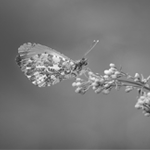
#> input picture HW 1/assets/img1.tif, 150 x 150 px
$ jupyter execute --allow-errors Untitled.ipynb
#> lines starting #> are read from the running program, lines starting #| are printed output that depends on the picture; after the words box and inside, x2 and y2 are one past the last pixel; in counts of white or black regions, pixels touching at a corner belong together
# HW1
## Ali Babaloo - 9823012

### Question 1

[cell 1]
import os
import numpy as np
import cv2 as cv
import matplotlib.pyplot as plt
from math import sqrt

[cell 2]
def contrast_scratching(pic, func):
    new_image = np.zeros(pic.shape, pic.dtype)

    if func == "first":
        for x in range(pic.shape[0]):
            for y in range(pic.shape[1]):
                for z in range(pic.shape[2]):
                    new_image[x,y,z] = np.clip(pic[x,y,z] * -1 + 1, 0, 1)
        return new_image * 255

    elif func == "second":
        for x in range(pic.shape[0]):
            for y in range(pic.shape[1]):
                for z in range(pic.shape[2]):
                    if pic[x,y,z] >= 0.2 and pic[x,y,z] <= 0.55:
                        new_image[x,y,z] = np.clip(0, 0, 1)
                    else:
                        new_image[x,y,z] = np.clip(pic[x,y,z], 0, 1)
        return new_image * 255

    elif func == "third":
        for x in range(pic.shape[0]):
            for y in range(pic.shape[1]):
                for z in range(pic.shape[2]):
                    if pic[x,y,z] >= 0.4 and pic[x,y,z] <= 0.55:
                        new_image[x,y,z] = np.clip(pic[x,y,z], 0, 1)
                    elif pic[x,y,z] > 0.55:
                        new_image[x,y,z] = np.clip(1, 0, 1)
                    elif pic[x,y,z] < 0.4:
                        new_image[x,y,z] = np.clip(0, 0, 1)
        return new_image * 255

    elif func == "forth":
        for x in range(pic.shape[0]):
            for y in range(pic.shape[1]):
                for z in range(pic.shape[2]):
                    if pic[x,y,z] >= 0.2 and pic[x,y,z] <= 0.55:
                        new_image[x,y,z] = np.clip(0.3, 0, 1)
                    elif pic[x,y,z] > 0.55:
                        new_image[x,y,z] = np.clip(pic[x,y,z] * 8/9 + 1/9, 0, 1)
                    elif pic[x,y,z] < 0.2:
                        new_image[x,y,z] = np.clip(pic[x,y,z] * 1.5, 0, 1)
        return new_image * 255

    elif func == "2thRoot":
        for x in range(pic.shape[0]):
            for y in range(pic.shape[1]):
                for z in range(pic.shape[2]):
                    new_image[x,y,z] = np.clip(sqrt(pic[x,y,z]), 0, 1)
        return new_image * 255

    elif func == "2thPower":
        for x in range(pic.shape[0]):
            for y in range(pic.shape[1]):
                for z in range(pic.shape[2]):
                    new_image[x,y,z] = np.clip(pic[x,y,z] ** 2, 0, 1)
        return new_image * 255

[cell 3]
pic = cv.imread("./assets/img1.tif")
#> pic is the input picture: shape (150, 150, 3); min 37, max 252, mean 120.6
functions = ["first", "second", "third", "forth", "2thRoot", "2thPower"]

path = "C:/Users/98912/Desktop/uni/multimedia/HW1/results/q1"
stretched_pics = []

for i in functions:
    new_pic = pic.copy()/255
    new_pic = contrast_scratching(new_pic, i).astype(int)
    new_pic = new_pic.astype(int)
    stretched_pics.append(new_pic)

    name = "{name}.jpeg".format(name = i)
    cv.imwrite(os.path.join(path, name), new_pic)
#> this loop made 6 passes
#> pass 2, `new_pic = contrast_scratching(new_pic, i).astype(int)`:
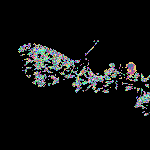
#> new_pic: shape (150, 150, 3) int64; 113 distinct labels, from 0 to 252; one colour per label, 0 black
#> after the loop, stretched_pics = 6 items

fig, axs = plt.subplots(1,6,figsize=(16,9))
for i in range(len(functions)):
    axs[i].imshow(stretched_pics[i])
    axs[i].set_title(functions[i])

### Question 2

[cell 4]
import os
import numpy as np
import cv2 as cv
import matplotlib.pyplot as plt
from math import sqrt

[cell 5]
image = cv.imread("./assets/img2.png")
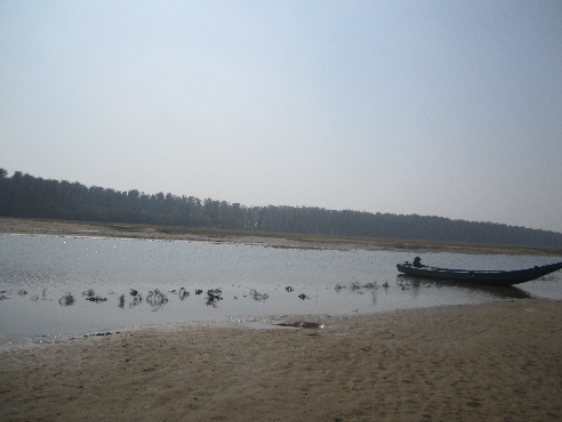
#> input picture HW 1/assets/img2.png, 562 x 422 px
#> image is the input picture: shape (422, 562, 3); mean B, G, R 150.6, 147.1, 142.3
image = np.asarray(image)
plt.imshow(image)

# R = image[:,:,0]
# G = image[:,:,1]
# B = image[:,:,2]

fig, ax = plt.subplots(1, 3, figsize=(15, 10))

image_R = np.zeros(image.shape, image.dtype)
image_R[:,:,0] = image[:,:,0]
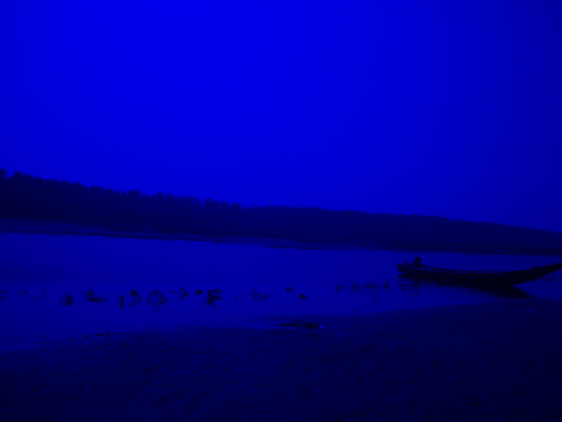
#> image_R: shape (422, 562, 3); mean B, G, R 150.6, 0, 0

image_G = np.zeros(image.shape, image.dtype)
image_G[:,:,1] = image[:,:,1]
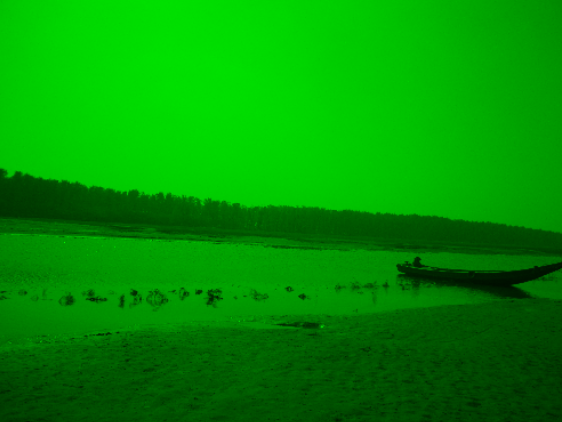
#> image_G: shape (422, 562, 3); mean B, G, R 0, 147.1, 0

image_B = np.zeros(image.shape, image.dtype)
image_B[:,:,2] = image[:,:,2]
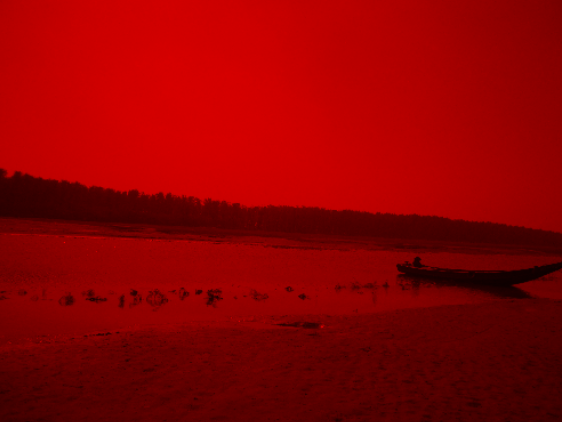
#> image_B: shape (422, 562, 3); mean B, G, R 0, 0, 142.3

ax[0].imshow(image_R)
ax[1].imshow(image_G)
ax[2].imshow(image_B)
ax[1].set_title("R G B channels - 3D array")
# plt.imshow(new_image_R)
# new_image_R.shape

fig, axs = plt.subplots(1, 3, figsize=(15, 10))
axs[0].imshow(image[:, :, 0])
axs[1].imshow(image[:, :, 1])
axs[2].imshow(image[:, :, 2])
axs[1].set_title("R G B channels - 2D array")
#> figure, not shown here; B, G, R data is drawn as R, G, B

[cell 6]
new_image_R = cv.resize(image_R, None, fx=2, fy=2, interpolation = cv.INTER_LINEAR)
new_image_G = cv.resize(image_G, None, fx=2, fy=2, interpolation = cv.INTER_LINEAR)
new_image_B = cv.resize(image_B, None, fx=2, fy=2, interpolation = cv.INTER_LINEAR)

fig, axr = plt.subplots(1, 3, figsize=(15,10))
axr[0].imshow(new_image_R)
axr[1].imshow(new_image_G)
axr[2].imshow(new_image_B)

new_image1 = new_image_R[:,:,0] + new_image_G[:,:,1] + new_image_B[:,:,2]
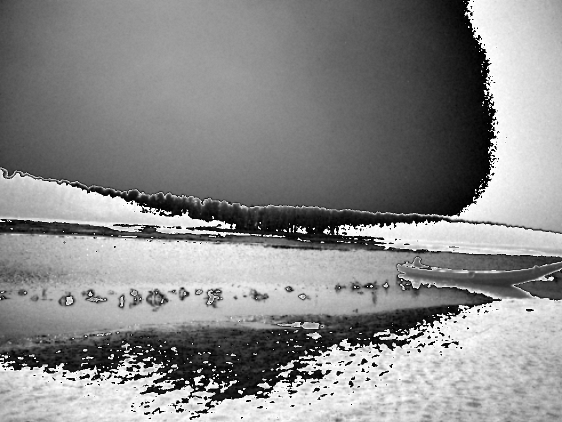
#> new_image1: shape (844, 1124) (shown at 1/2 size); min 0, max 255, mean 138
new_image2 = new_image_R + new_image_G + new_image_B
fig, axN = plt.subplots(1, 2, figsize=(20,10))
axN[0].imshow(new_image1)
axN[0].set_title("R G B channels - 2D array")
axN[1].imshow(new_image2)
axN[1].set_title("R G B channels - 3D array")
#> figure, not shown here; B, G, R data is drawn as R, G, B
#> figure, not shown here; B, G, R data is drawn as R, G, B

[cell 7]
new_pic = cv.resize(image, None, fx=2, fy=2, interpolation = cv.INTER_LINEAR)
fig, axr = plt.subplots(1, 1, figsize=(20,10))
axr.imshow(new_pic)
cv.imwrite('./results/q2/resized.jpg', new_pic)
#> Out = True

[cell 8]
new_image2 == new_pic

[cell 9]
red_hist = cv.calcHist([image], [0], None, [256], [0, 255])
#> red_hist = 256 values, max 3029 at index 233, min 0 at index 0, mean 926.4
green_hist = cv.calcHist([image], [1], None, [256], [0, 255])
#> green_hist = 256 values, max 3607 at index 222, min 0 at index 0, mean 926.4
blue_hist = cv.calcHist([image], [2], None, [256], [0, 255])
#> blue_hist = 256 values, max 4048 at index 207, min 0 at index 0, mean 926.4

plt.subplot(3, 1, 1)
plt.plot(red_hist, color='r')
plt.xlim([0, 255])
plt.title('red histogram')

plt.subplot(3, 1, 2)
plt.plot(green_hist, color='g')
plt.xlim([0, 255])
plt.title('green histogram')

plt.subplot(3, 1, 3)
plt.plot(blue_hist, color='b')
plt.xlim([0, 255])
plt.title('blue histogram')

plt.tight_layout()
plt.show()
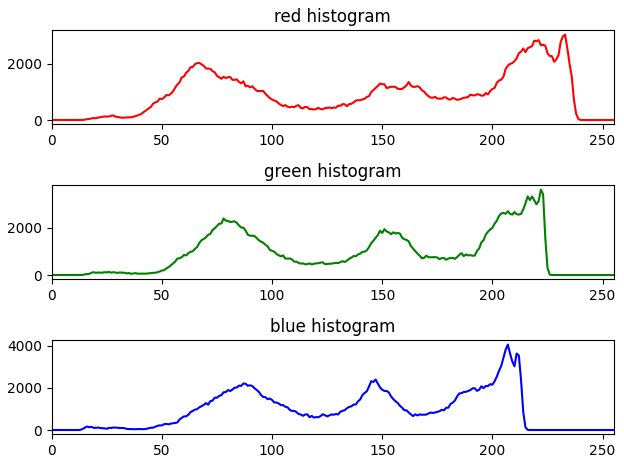
#> figure drawn by matplotlib, 3 panels; panel 1: curve peaks at x = 233, y = 3029; panel 2: curve peaks at x = 222, y = 3607; panel 3: curve peaks at x = 207, y = 4048

### Question 3

[cell 10]
import os
import numpy as np
import cv2 as cv
import matplotlib.pyplot as plt

[cell 11]
# close all windows to cleanup the screen, then initialize a list of
# of kernels sizes that will be applied to the image
image = cv.imread("./assets/img3.jpg")
# image = np.asarray(image)
cv.destroyAllWindows()
#> (the rest of this cell did not finish here and is left out)

[cell 12]
# load image
img = cv.imread('./assets/img3.jpg')

# convert to gray
#> (the rest of this cell did not finish here and is left out)

### Question 4

[cell 13]
import os
import numpy as np
import cv2 as cv
import matplotlib.pyplot as plt

[cell 14]
# load image
# img = cv.imread('./assets/img4.jpg', cv.IMREAD_GRAYSCALE)
img = cv.imread('./assets/img4.jpg')
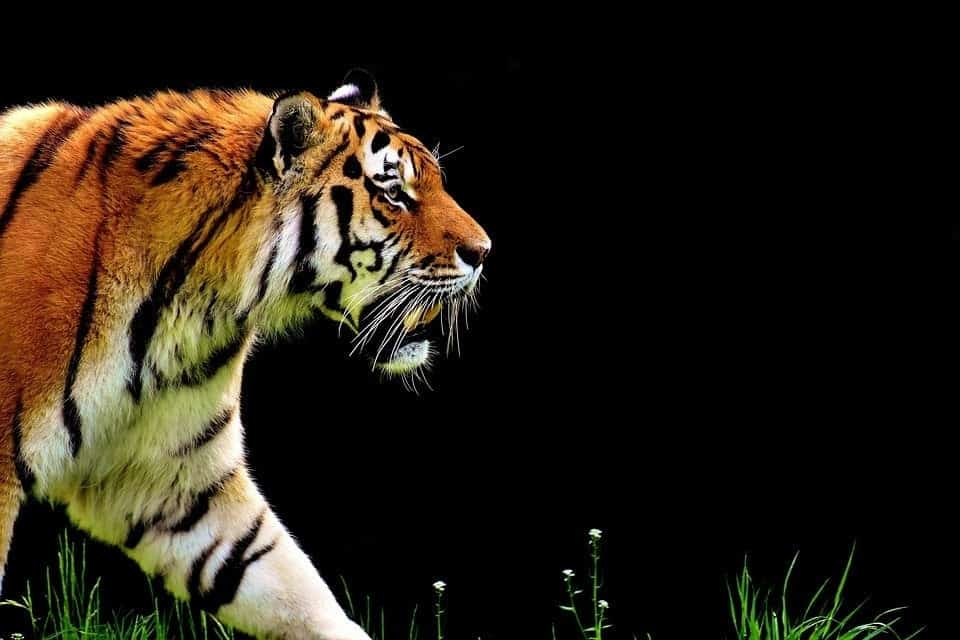
#> input picture HW 1/assets/img4.jpg, 960 x 640 px
#> img is the input picture: shape (640, 960, 3); mean B, G, R 21.1, 32.3, 39.7

img = np.asanyarray(img)

# convert to gray
img = cv.cvtColor(img, cv.COLOR_BGR2GRAY)
#> img: shape (640, 960)

# Remove noise by blurring with a Gaussian filter
gaussian = cv.GaussianBlur(img,(7,7),0)
median = cv.medianBlur(img,7)
bilateral = cv.bilateralFilter(img,7,75,75)
# fig, axs = plt.subplots(1,3, figsize=(15,10))
# axs[0].imshow(gaussian)
# axs[0].set_title("Guassian Filter")
# axs[1].imshow(median)
# axs[1].set_title("Median Filter")
# axs[2].imshow(bilateral)
# axs[2].set_title("Bilateral Filter")

# Edge detection
edges_G = cv.Canny(gaussian,200,200)
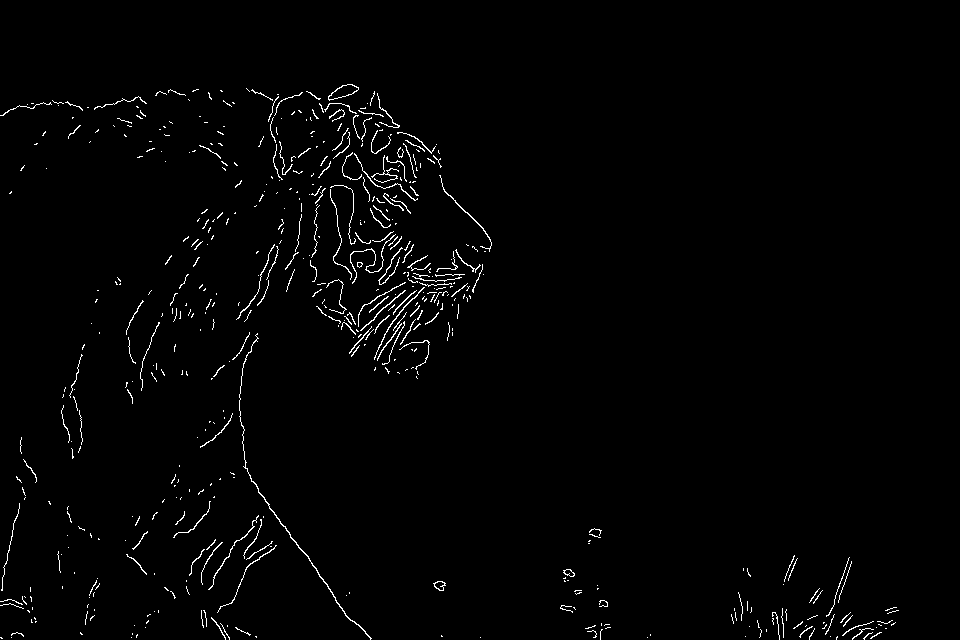
#> edges_G: shape (640, 960); 1.5% white in thin lines or dots, all inside (x1, y1, x2, y2) = (0, 84, 899, 640)
edges_M = cv.Canny(median,200,200)
#> edges_M: shape (640, 960); 1.4% white in thin lines or dots, all inside (x1, y1, x2, y2) = (0, 84, 907, 640)
edges_B = cv.Canny(bilateral,200,200)
#> edges_B: shape (640, 960); 1.8% white in thin lines or dots, all inside (x1, y1, x2, y2) = (0, 84, 908, 640)

# image showing
fig, ax = plt.subplots(2,2, figsize=(15,10))
ax[0,0].imshow(img,cmap = 'gray')
ax[0,0].set_title("Original Image")

ax[0,1].imshow(edges_G,cmap = 'gray')
ax[0,1].set_title('Edge Image - Gaussian Filter')

ax[1,0].imshow(edges_M,cmap = 'gray')
ax[1,0].set_title("Edge Image - Median Filter")

ax[1,1].imshow(edges_B,cmap = 'gray')
ax[1,1].set_title('Edge Image - Bilateral Filter')

# Saving Edge pictures in results
path = "C:/Users/98912/Desktop/uni/multimedia/HW1/results/q4"
edges_pics = [edges_G, edges_M, edges_B]
filters = ["Gaussian Filter", "Median Filter", "Bilateral Filter"]
for pic, name in zip(edges_pics, filters):
    name = "Canny {name}.jpeg".format(name = name)
    cv.imwrite(os.path.join(path, name), pic)
#> this loop made 3 passes
#> name on passes 1 to 3: 'Canny Gaussian Filter.jpeg', 'Canny Median Filter.jpeg', 'Canny Bilateral Filter.jpeg'

[cell 15]
# grad_x = cv.Sobel(img, cv.CV_64F, 1, 0, ksize=3)
# grad_y = cv.Sobel(img, cv.CV_64F, 0, 1, ksize=3)

grad_x = cv.Sobel(img, cv.CV_8U, 1, 0, ksize=3)
grad_y = cv.Sobel(img, cv.CV_8U, 0, 1, ksize=3)

abs_grad_x = cv.convertScaleAbs(grad_x)
abs_grad_y = cv.convertScaleAbs(grad_y)

grad = cv.addWeighted(abs_grad_x, 0.5, abs_grad_y, 0.5, 0)
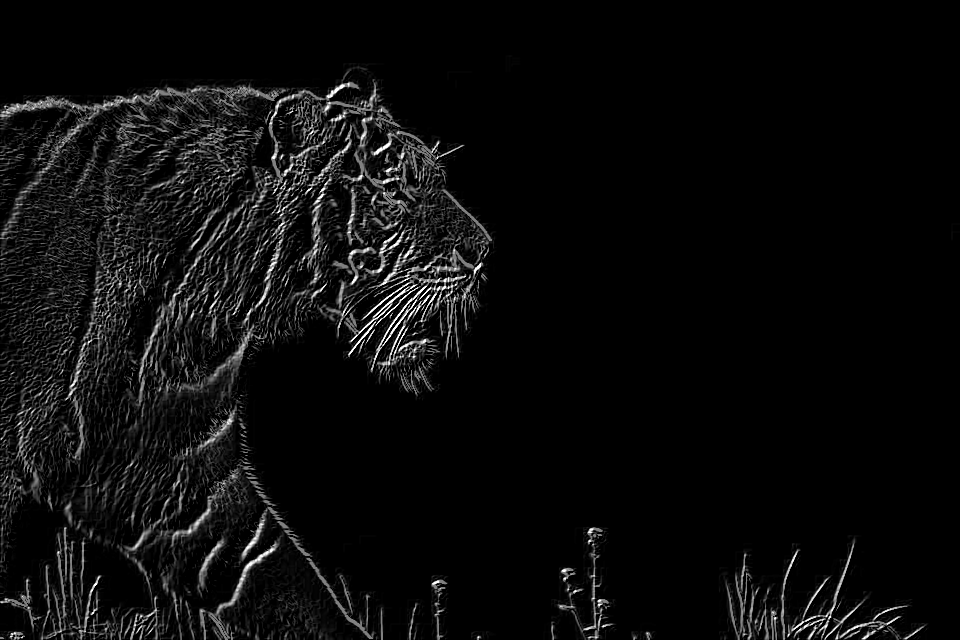
#> grad: shape (640, 960); min 0, max 255, mean 12.3

plt.imshow(grad)

# Showing pictures
fig, axs = plt.subplots(1,3, figsize=(15,10))
axs[0].imshow(grad_x,cmap = 'gray')
# axs[0].set_title("")
axs[1].imshow(grad_y,cmap = 'gray')
# axs[1].set_title("Median Filter")
axs[2].imshow(grad,cmap = 'gray')
axs[2].set_title("Sobel filter")

# Saving Pictures
path = "C:/Users/98912/Desktop/uni/multimedia/HW1/results/q4"
sobel_pics = [grad_x, grad_y, grad]
sobel_name = ["x derivative", "y derivative", "output"]
for pics, name in zip(sobel_pics,sobel_name):
    name = "Sobel {name}.png".format(name = name)
    plt.imsave(os.path.join(path, name), pics, cmap= 'gray')
#> this loop made 3 passes
